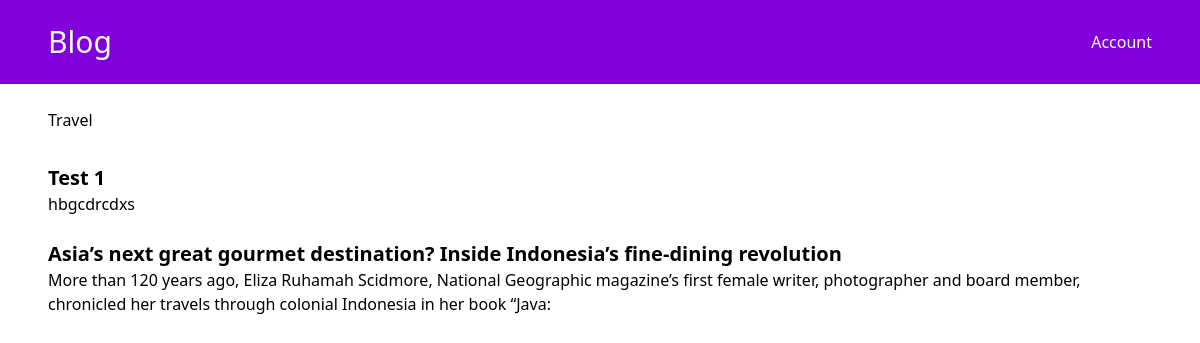
The app's page /category/Travel/ with its own data.
### blog/models.py (models this page shows, shortened)
class Category(models.Model):
    name = models.CharField(max_length=255)
    class Meta:
        verbose_name_plural = "categories"

class Post(models.Model):
    title = models.CharField(max_length=255)
    slug = models.SlugField()
    content = models.TextField()
    created_on = models.DateTimeField(auto_now_add=True)
    updated_on = models.DateTimeField(auto_now=True)
    categories = models.ManyToManyField("Category", related_name="posts")
    class Meta:
        ordering = ['-created_on']

### blog/views.py (the view)
# urls.py: path("category/<category>/", views.blog_category, name="blog_category"),
def blog_category(request, category):
    posts = Post.objects.filter(categories__name__contains=category)
    context = {
        "category": category,
        "posts": posts,
    }
    return render(request, "blog/category.html", context)

### blog/templates/blog/category.html
{% extends "blog/base.html" %}
{% block content %}
<h1>{{ category }}</h1>
<div class="mt-8">
    {% for post in posts %}
        <h1 class="text-xl font-bold"><a href="{% url 'blog_detail' post.slug %}">{{ post.title }}</a></h1>
        <p>{{ post.content | slice:"200"}}</p><br>
    {% endfor %}
</div>
{% endblock content %}

### records on screen
Category: name "Travel"
Post: title "Test 1", content "hbgcdrcdxs"
Post: title "Asia’s next great gourmet destination? Inside Indonesia’s fine-dining revolution", content "More than 120 years ago, Eliza Ruhamah Scidmore, National Geographic magazine’s first female writer, photographer and board member, chronicled her travels through colonial Indonesia in her book “Java:"
